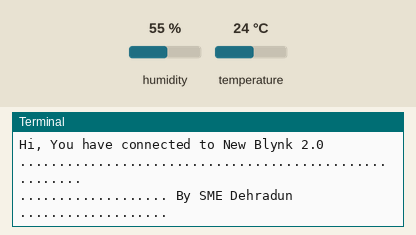
The program below on a simulated Raspberry Pi (BCM pin numbers). On the bench: the last lines printed to the terminal. The inputs (shaded band) are chosen by the test bench; at power-on: humidity 55 %, temperature 24 °C. The clock reads 2024-03-15 10:24:30 at power-on unless the program sets it.

Above: at 1.2 s.
1.3 s: humidity set to 22 %
At 3.7 s:
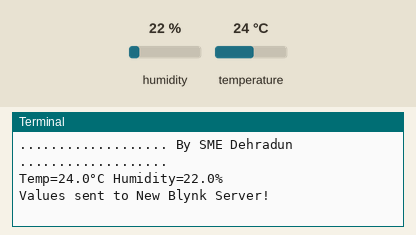
4.0 s: temperature set to 12 °C
At 5.4 s:
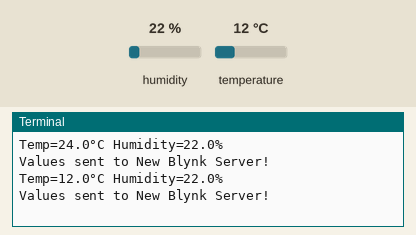
5.5 s: humidity set to 40 %
At 8.6 s:
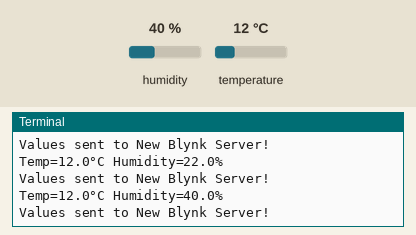

Measured:
- after the input at 1.3 s, the terminal: prints a new line after 1.2 s (image 1)
- after the input at 4.0 s, the terminal: prints a new line after 1.1 s (image 2)
- after the input at 5.5 s, the terminal: prints a new line after 2.1 s (image 3)

The program:

blynkdht.py
```python
import blynklib
import RPi.GPIO as GPIO
import Adafruit_DHT
import time

DHT_SENSOR = Adafruit_DHT.DHT11
DHT_PIN = 4
BLYNK_AUTH_TOKEN = '4_5WRixhCYazwCUBs4nOo3CmYQXguAeb'

# Initialize Blynk
blynk = blynklib.Blynk(BLYNK_AUTH_TOKEN)


# Function to sync the data from virtual pins
@blynk.handle_event("connected")
def blynk_connected():
    print("Hi, You have connected to New Blynk 2.0")
    print(".......................................................")
    print("................... By SME Dehradun ...................")
    time.sleep(2)


# Function to collect data from sensor and send it to the server
def myData():
    humidity, temperature = Adafruit_DHT.read(DHT_SENSOR, DHT_PIN)
    if humidity is not None and temperature is not None:
        print("Temp={0:0.1f}°C Humidity={1:0.1f}%".format(temperature, humidity))
    else:
        print("Sensor failure. Check wiring.")

    blynk.virtual_write(0, humidity)
    blynk.virtual_write(1, temperature)
    print("Values sent to New Blynk Server!")


# Manually create a timer
start_time = time.time()
interval = 2  # Interval in seconds

while True:
    current_time = time.time()
    if current_time - start_time >= interval:
        myData()  # Execute function
        start_time = time.time()  # Reset timer

    blynk.run()
```
